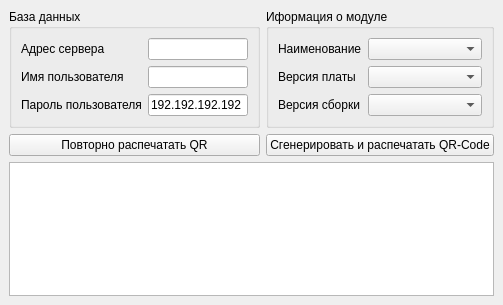
<?xml version="1.0" encoding="UTF-8"?>
<ui version="4.0">
 <class>PrintQR</class>
 <widget class="QMainWindow" name="PrintQR">
  <property name="geometry">
   <rect>
    <x>0</x>
    <y>0</y>
    <width>503</width>
    <height>305</height>
   </rect>
  </property>
  <property name="windowTitle">
   <string>MainWindow</string>
  </property>
  <property name="autoFillBackground">
   <bool>false</bool>
  </property>
  <widget class="QWidget" name="centralwidget">
   <layout class="QGridLayout" name="gridLayout">
    <item row="0" column="0">
     <widget class="QGroupBox" name="groupBox">
      <property name="title">
       <string>База данных</string>
      </property>
      <layout class="QFormLayout" name="formLayout">
       <item row="0" column="0">
        <widget class="QLabel" name="label">
         <property name="text">
          <string>Адрес сервера</string>
         </property>
        </widget>
       </item>
       <item row="0" column="1">
        <widget class="QLineEdit" name="host">
         <property name="minimumSize">
          <size>
           <width>100</width>
           <height>0</height>
          </size>
         </property>
         <property name="text">
          <string/>
         </property>
        </widget>
       </item>
       <item row="1" column="0">
        <widget class="QLabel" name="label_2">
         <property name="text">
          <string>Имя пользователя</string>
         </property>
        </widget>
       </item>
       <item row="1" column="1">
        <widget class="QLineEdit" name="input_user">
         <property name="minimumSize">
          <size>
           <width>100</width>
           <height>0</height>
          </size>
         </property>
        </widget>
       </item>
       <item row="2" column="0">
        <widget class="QLabel" name="label_3">
         <property name="text">
          <string>Пароль пользователя</string>
         </property>
        </widget>
       </item>
       <item row="2" column="1">
        <widget class="QLineEdit" name="input_pass">
         <property name="minimumSize">
          <size>
           <width>100</width>
           <height>0</height>
          </size>
         </property>
         <property name="text">
          <string>192.192.192.192</string>
         </property>
        </widget>
       </item>
      </layout>
     </widget>
    </item>
    <item row="0" column="1">
     <widget class="QGroupBox" name="groupBox_2">
      <property name="title">
       <string>Иформация о модуле</string>
      </property>
      <layout class="QFormLayout" name="formLayout_2">
       <item row="0" column="0">
        <widget class="QLabel" name="label_4">
         <property name="text">
          <string>Наименование</string>
         </property>
        </widget>
       </item>
       <item row="0" column="1">
        <widget class="QComboBox" name="module_name">
         <property name="minimumSize">
          <size>
           <width>15</width>
           <height>0</height>
          </size>
         </property>
        </widget>
       </item>
       <item row="1" column="0">
        <widget class="QLabel" name="label_5">
         <property name="text">
          <string>Версия платы</string>
         </property>
        </widget>
       </item>
       <item row="1" column="1">
        <widget class="QComboBox" name="board_ver">
         <property name="minimumSize">
          <size>
           <width>15</width>
           <height>0</height>
          </size>
         </property>
        </widget>
       </item>
       <item row="2" column="0">
        <widget class="QLabel" name="label_6">
         <property name="text">
          <string>Версия сборки</string>
         </property>
        </widget>
       </item>
       <item row="2" column="1">
        <widget class="QComboBox" name="build_ver">
         <property name="enabled">
          <bool>true</bool>
         </property>
         <property name="minimumSize">
          <size>
           <width>15</width>
           <height>0</height>
          </size>
         </property>
        </widget>
       </item>
      </layout>
     </widget>
    </item>
    <item row="1" column="0">
     <widget class="QPushButton" name="pushButton_2">
      <property name="text">
       <string>Повторно распечатать QR</string>
      </property>
     </widget>
    </item>
    <item row="1" column="1">
     <widget class="QPushButton" name="pushButton">
      <property name="text">
       <string>Сгенерировать и распечатать QR-Code</string>
      </property>
     </widget>
    </item>
    <item row="2" column="0" colspan="2">
     <widget class="QTextBrowser" name="textBrowser"/>
    </item>
   </layout>
  </widget>
 </widget>
 <resources/>
 <connections>
  <connection>
   <sender>host</sender>
   <signal>editingFinished()</signal>
   <receiver>textBrowser</receiver>
   <slot>paste()</slot>
   <hints>
    <hint type="sourcelabel">
     <x>197</x>
     <y>42</y>
    </hint>
    <hint type="destinationlabel">
     <x>251</x>
     <y>223</y>
    </hint>
   </hints>
  </connection>
 </connections>
</ui>
